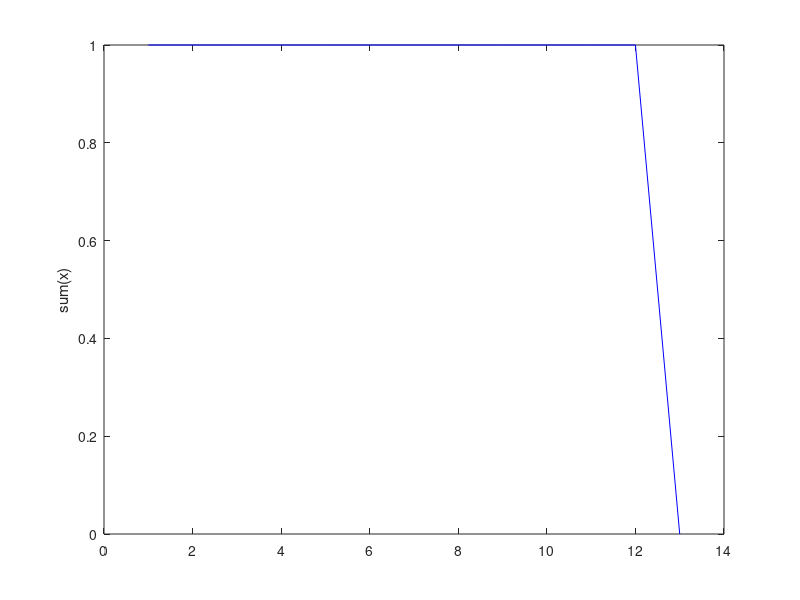
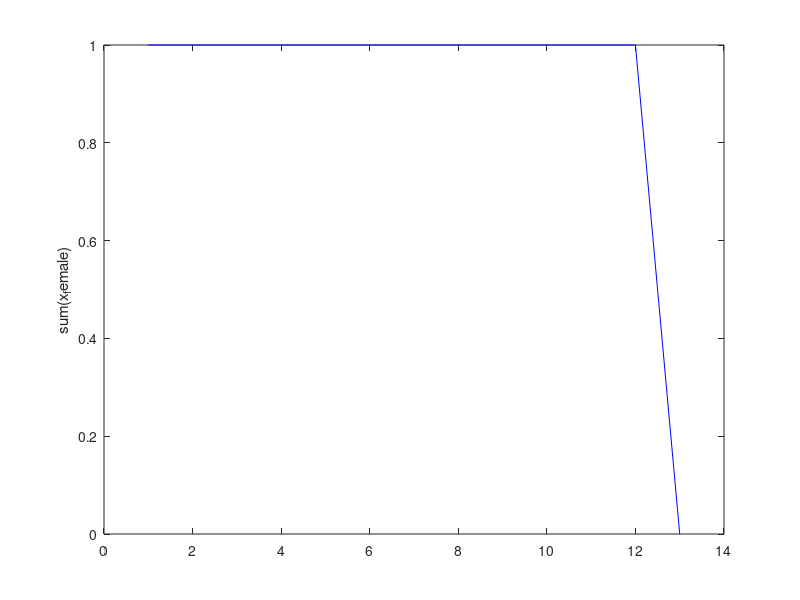
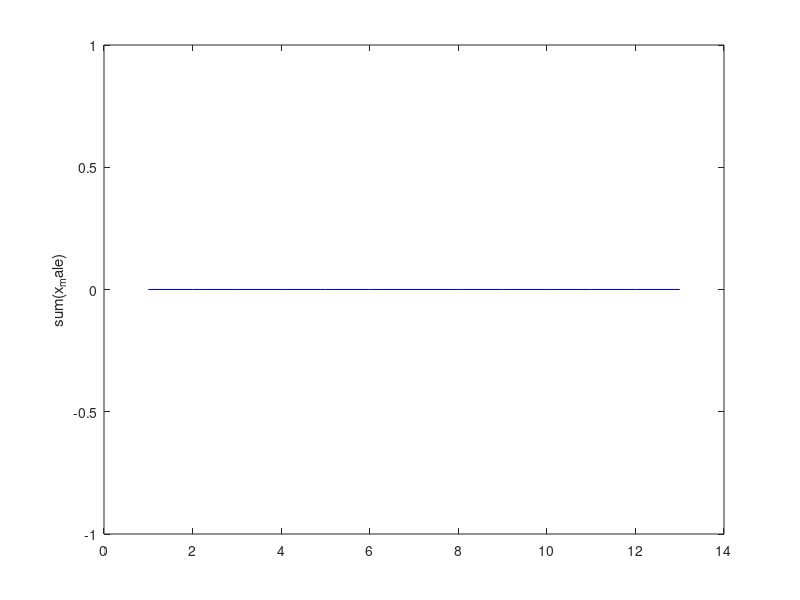

MATLAB code to generate these figures, in order:
%Gender is considered
%Complete graph
%Recovery time = 2 weeks
clc, clear all;

n = 100; %population
m = 10;
n_male = ceil(50.7 * n /100); %male population
n_female = n - n_male; %female population

x = zeros(1,n); 
x_male = zeros(1, n_male);
x_female = zeros(1, n_female);
xR = zeros(1,n);
xR_male = zeros(1, n_male);
xR_female = zeros(1, n_female);

pf = 0.6;
pm = 0.4;
% initial point
if rand<0.5  
  x_female(1)=1;
  xR_female(1)=1;
else
  x_male(1)=1;
  xR_male(1)=1;
end
% 
% if rand<0.5  
%   x_female(5)=1;
%   xR_female(5)=1;
% else
%   x_male(5)=1;
%   xR_male(5)=1;
% end

x(1)= 1;
xR(1)=1;

t = 0;
Tx = [];
Tf = [];
Tm = [];

while sum(x)<n
    for k=1:m
        %choos 2 random person among male & female
        i1=randi(n_female);
        i2=randi(n_male);
        j1=randi(n_female);
        j2=randi(n_male);

        if rand<0.5
            i = i1;
        else
            i = i2;
        end
        if rand<0.5
            j = j1;
        else
            j = j2;
        end

        if i==i1 && x_female(i)==1
            if j==j1 && rand<0.6
                x_female(j1)=1;
                xR_female(j1)=1;
                x(n_male+j1)=1;
                xR(n_male+j1)=1;
            elseif j==j2 && rand<0.4
                x_male(j2)=1;
                xR_male(j2)=1;
                x(j2)=1;
                xR(j2)=1;
            end
        elseif i==i2 && x_male(i)==1
            if j==j1 && rand<0.6
                x_female(j1)=1;
                xR_female(j1)=1;
                x(n_male+j1)=1;
                xR(n_male+j1)=1;
            elseif j==j2 && rand<0.4
                x_male(j2)=1;
                xR_male(j2)=1;
                x(j2)=1;
                xR(j2)=1;      
            end       
        end

        if j==j1 && x_female(j)==1
            if i==i1 && rand<0.6
                x_female(i1)=1;
                xR_female(i1)=1;            
                x(n_male+i1)=1;
                xR(n_male+i1)=1;                          
            elseif i==i2 && rand<0.4
                x_male(i2)=1;
                xR_male(i2)=1;
                x(i2)=1;
                xR(i2)=1;            
            end
        elseif j==j2 && x_male(j)==1
            if i==i1 && rand<0.6
                x_female(i1)=1;
                xR_female(i1)=1;            
                x(n_male+i1)=1;
                xR(n_male+i1)=1;                   
            elseif i==i2 && rand<0.4
                x_male(i2)=1;
                xR_male(i2)=1;            
                x(i2)=1;
                xR(i2)=1;            

            end       
        end  
    end
    
    nonzeros_xR = find(xR);
    xR(nonzeros_xR) = xR(nonzeros_xR)+1;
    nonzeros_xR_male = find(xR_male);
    xR_male(nonzeros_xR_male) = xR_male(nonzeros_xR_male)+1;   
    nonzeros_xR_female = find(xR_female);
    xR_female(nonzeros_xR_female) = xR_female(nonzeros_xR_female)+1;   
      
    weeksXR = find(xR==14);
    xR(weeksXR)= 0;
    x(weeksXR)= 0;
    weeksXRmale = find(xR_male==14);
    xR_male(weeksXRmale)= 0;
    x_male(weeksXRmale)= 0;
    weeksXRfemale = find(xR_female==14);
    xR_female(weeksXRfemale)= 0;
    x_female(weeksXRfemale)= 0;
    
    t = t+1
    Tx(t) = sum(x);
    Tx(t)
    Tf(t) = sum(x_female);
    Tm(t) = sum(x_male);
    if sum(x)==0
        break
    end
end
figure 
plot(Tx,'b')
ylabel('sum(x)');

figure 
plot(Tf,'b')
ylabel('sum(x_female)');
figure 
plot(Tm,'b')
ylabel('sum(x_male)');

